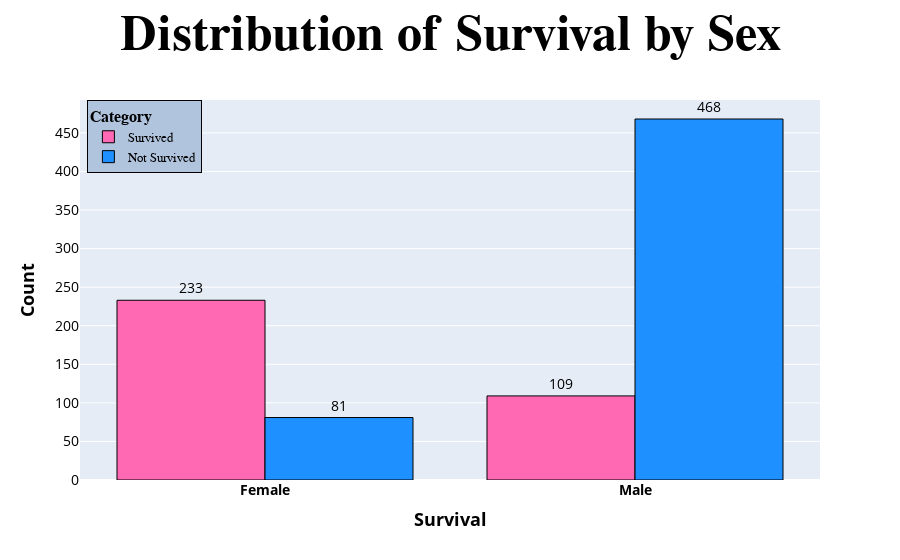

Write notebook code for a chart like this one.
### Markdown cell above
**Note:** GitHub does not render interactive graphs. View the dynamic visualization by running the code locally for full interactivity or please try loading this page with nbviewer.org.

### Code cell
# Distribution for survival distribution by Sex
fig = go.Figure()

fig.add_trace(go.Bar(
    x=df.groupby(['Sex', 'Survived']).size().unstack().index,
    y=df.groupby(['Sex', 'Survived']).size().unstack()[1],  
    text=df.groupby(['Sex', 'Survived']).size().unstack()[1],
    textposition='outside',
    textfont=dict(size=14,color="black"),
    hovertemplate='<b>%{x}</b><br>Count: %{y}<br>Survived',
    name='Survived',
    marker_color='hotpink', marker_line=dict(width=1, color='black'),
))

fig.add_trace(go.Bar(
    x=df.groupby(['Sex', 'Survived']).size().unstack().index,
    y=df.groupby(['Sex', 'Survived']).size().unstack()[0],  
    text=df.groupby(['Sex', 'Survived']).size().unstack()[0],
    textposition='outside',
    textfont=dict(size=14,color="black"),
    hovertemplate='<b>%{x}</b><br>Count: %{y}<br>Not Survived',
    name='Not Survived',
    marker_color='dodgerblue', marker_line=dict(width=1, color='black'),
))

fig.update_xaxes(type='category', tickvals=[0, 1], ticktext=['<b>Female</b>', '<b>Male</b>'], tickfont_size=14, color ='black')
fig.update_yaxes(tickfont_size=14)

fig.update_layout(
    title='<b>Distribution of Survival by Sex</b>',title_font_family="Times New Roman",title_font=dict(size=50),title_font_color="black",
    xaxis=dict(title='<b>Survival</b>', title_font=dict(size=18)),
    yaxis=dict(title='<b>Count</b>', title_font=dict(size=18),color='black'),
    title_x=0.5,
    barmode='group',  
  
    legend=dict(title='<b>Category</b>', x=0.01, y=1, title_font_family="Times New Roman", font=dict(family="Courier",
            size=13, color="black"), bgcolor="LightSteelBlue", bordercolor="Black", borderwidth=1)
)

fig.show()

### Figure 1 — Plotly figure (JSON) as saved in the notebook; plotly's stock layout.template omitted (floating-point values rounded to 4 significant figures)
{"data": [{"hovertemplate": "<b>%{x}</b><br>Count: %{y}<br>Survived", "marker": {"color": "hotpink", "line": {"color": "black", "width": 1}}, "name": "Survived", "text": [233, 109], "textfont": {"color": "black", "size": 14}, "textposition": "outside", "type": "bar", "x": ["female", "male"], "y": [233, 109]}, {"hovertemplate": "<b>%{x}</b><br>Count: %{y}<br>Not Survived", "marker": {"color": "dodgerblue", "line": {"color": "black", "width": 1}}, "name": "Not Survived", "text": [81, 468], "textfont": {"color": "black", "size": 14}, "textposition": "outside", "type": "bar", "x": ["female", "male"], "y": [81, 468]}], "layout": {"autosize": true, "barmode": "group", "legend": {"bgcolor": "LightSteelBlue", "bordercolor": "Black", "borderwidth": 1, "font": {"color": "black", "family": "Courier", "size": 13}, "title": {"font": {"family": "Times New Roman"}, "text": "<b>Category</b>"}, "x": 0.01, "y": 1}, "title": {"font": {"color": "black", "family": "Times New Roman", "size": 50}, "text": "<b>Distribution of Survival by Sex</b>", "x": 0.5}, "xaxis": {"autorange": true, "color": "black", "range": [-0.5, 1.5], "tickfont": {"size": 14}, "ticktext": ["<b>Female</b>", "<b>Male</b>"], "tickvals": [0, 1], "title": {"font": {"size": 18}, "text": "<b>Survival</b>"}, "type": "category"}, "yaxis": {"autorange": true, "color": "black", "range": [0, 492.6], "tickfont": {"size": 14}, "title": {"font": {"size": 18}, "text": "<b>Count</b>"}, "type": "linear"}}}
